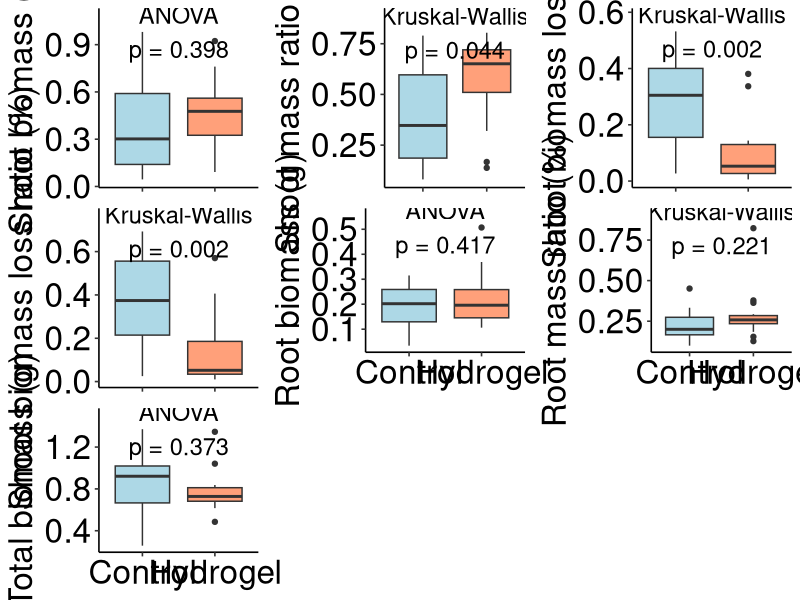
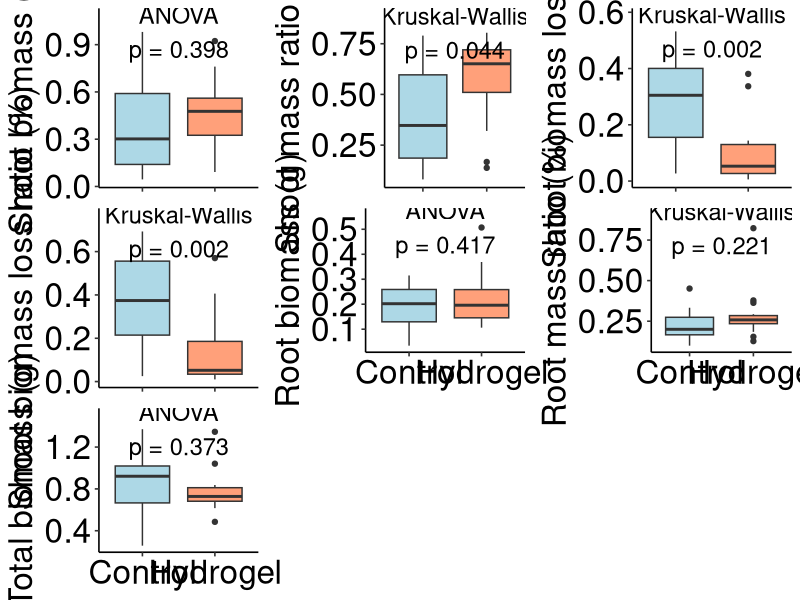

Write the R code that produced these figures, in order. (Note: this script raises an error after producing the figures.)
################################################################################
################################################################################
#########################     Hydrogel Study      ##############################
##################     Greenhouse - Lovegrass - Weight Data ####################
#########################   University of Florida   ############################
#########################     Gage LaPierre      ###############################
#########################     2022 - 2025        ###############################
################################################################################
################################################################################

######################### Clears Environment & History   ########################
rm(list=ls(all=TRUE))
cat("\014")

#########################     Installs Packages    ##############################
list.of.packages <- c("tidyverse", "car", "gridExtra", "rstatix") # Added rstatix for easy post-hoc
new.packages <- list.of.packages[!(list.of.packages %in%
                                     installed.packages()[,"Package"])]
if(length(new.packages)) install.packages(new.packages)

# Load required libraries
library(tidyverse)
library(car)
library(gridExtra)
library(rstatix) # Load rstatix

# Load the dataset
data <- read.csv("Data/Polymer Study - Lovegrass Weight.csv")

# Convert categorical variables
data$Treatment <- as.factor(data$Treatment)

# Summary statistics
summary_stats <- data %>%
  group_by(Treatment) %>%
  summarise(across(c(Total.Weight, Root.Weight, Shoot.Weight, Lost.Weight,
                     Lost.Weight.., Root.., Shoot..),
                   list(mean = mean, sd = sd, median = median, min = min, max = max), na.rm = TRUE))
print(summary_stats)

# Check for normality
shapiro_results <- list(
  Total.Weight = shapiro.test(data$Total.Weight)$p.value,
  Root.Weight = shapiro.test(data$Root.Weight)$p.value,
  Shoot.Weight = shapiro.test(na.omit(data$Shoot.Weight))$p.value,
  Lost.Weight = shapiro.test(na.omit(data$Lost.Weight))$p.value,
  Lost.Weight.. = shapiro.test(data$Lost.Weight..)$p.value,
  Root.. = shapiro.test(data$Root..)$p.value,
  Shoot.. = shapiro.test(data$Shoot..)$p.value
)
print(shapiro_results)

# Determine test based on normality and store results
anova_results <- list()
test_type <- list()
# Store models for post-hoc analysis
models <- list()

for (metric in names(shapiro_results)) {
  if (shapiro_results[[metric]] > 0.05) {
    model <- aov(as.formula(paste(metric, "~ Treatment")), data = data)
    anova_results[[metric]] <- summary(model)[[1]][["Pr(>F)"]][1]
    test_type[[metric]] <- "ANOVA"
    models[[metric]] <- model # Store ANOVA model
  } else {
    model <- kruskal.test(as.formula(paste(metric, "~ Treatment")), data = data)
    anova_results[[metric]] <- model$p.value
    test_type[[metric]] <- "Kruskal-Wallis"
    models[[metric]] <- model # Store Kruskal-Wallis result (not a model object for post-hoc in the same way)
  }
}
print(anova_results)

# Define a mapping of metrics to desired y-axis labels.
y_labels <- c(
  "Total.Weight" = "Total biomass (g)",
  "Root.Weight" = "Root biomass (g)",
  "Shoot.Weight" = "Shoot biomass (g)",
  "Lost.Weight" = "Shoot biomass loss (g)",
  "Lost.Weight.." = "Shoot biomass loss ratio (%)",
  "Root.." = "Root mass ratio (%)",
  "Shoot.." = "Shoot mass ratio (%)"
)

# Function to create boxplots and annotate significance and test type
create_boxplot <- function(metric, p_value, test_used, y_label) {
  plot <- ggplot(data, aes(x = Treatment, y = !!sym(metric), fill = Treatment)) +
    geom_boxplot() +
    scale_fill_manual(values = c("lightblue", "#FFA07A")) +
    scale_x_discrete(labels = c("NP" = "Control", "P" = "Hydrogel")) +
    theme_classic(base_size = 12) +
    labs(x = NULL, y = y_labels[[metric]]) + # x-axis title is NULL for all plots initially
    theme(
      legend.position = "none",
      panel.background = element_rect(fill = "transparent", color = NA),
      plot.background = element_rect(fill = "transparent", color = NA),
      axis.text.x = element_text(size = 12 * 2, color = "black"), # Default x-axis ticks are visible
      axis.text.y = element_text(size = 12 * 2, color = "black"),
      axis.title.x = element_text(size = 12 * 2, color = "black"),
      axis.title.y = element_text(size = 12 * 2, color = "black")
    ) +
    coord_cartesian(ylim = c(NA, max(data[[metric]], na.rm = TRUE) * 1.1)) +
    annotate(
      "text",
      x = 1.5,
      y = max(data[[metric]], na.rm = TRUE) * 1,
      label = paste0(test_used, "\np = ", round(p_value, 3)),
      size = 6
    )
  return(plot)
}

# Generate boxplots
# Create a named list of plots for easier reordering
all_boxplots_named <- lapply(names(anova_results), function(metric) {
  setNames(list(create_boxplot(metric, anova_results[[metric]], test_type[[metric]], metric)), metric)
}) %>%
  unlist(recursive = FALSE) # Unlist to get a flat named list of plots

# Define the desired order of metrics
desired_order_metrics <- c(
  "Shoot.Weight",
  "Shoot..",
  "Lost.Weight",
  "Lost.Weight..",
  "Root.Weight",
  "Root..",
  "Total.Weight"
)

# Reorder the boxplots list according to the desired order
boxplots_ordered <- all_boxplots_named[desired_order_metrics]

# --- MODIFICATION: Control x-axis labels for combined plot ---
n_plots <- length(boxplots_ordered) # Use the length of the ordered list
n_cols <- 3 # Desired number of columns
n_rows <- ceiling(n_plots / n_cols)

# Identify plots that should keep their x-axis labels (bottom row of each column)
plots_to_keep_labels <- c()
for (col_idx in 1:n_cols) {
  # Get all plot indices that fall into this column when arranged row-by-row
  potential_column_indices <- seq(col_idx, n_plots, by = n_cols)
  if (length(potential_column_indices) > 0) {
    plots_to_keep_labels <- c(plots_to_keep_labels, tail(potential_column_indices, 1))
  }
}

# Modify themes for plots not in the bottom row of their respective columns
for (i in seq_along(boxplots_ordered)) { # Iterate through the ordered list
  if (!(i %in% plots_to_keep_labels)) {
    boxplots_ordered[[i]] <- boxplots_ordered[[i]] +
      theme(axis.text.x = element_blank(), # Remove x-axis tick labels
            axis.title.x = element_blank()) # Ensure x-axis title is also blank
  }
}

# Print all plots (as before, for individual display if desired)
do.call(grid.arrange, c(boxplots_ordered))

# Save all boxplots into one high-quality figure
combined_plot <- do.call(grid.arrange, c(boxplots_ordered, ncol=n_cols)) # Use the ordered list

# Save the combined plot as a high-quality PNG
ggsave(
  filename = "Figures/Greenhouse/combined_greenhouse_biomass_boxplots.png",
  plot = combined_plot,
  width = 10, # Adjusted width for 2 columns
  height = 14, # Adjusted height for 4 rows
  dpi = 300,
  bg = "white" # Set background to white for the combined figure
)
print("\nAll greenhouse biomass boxplots combined and saved to 'Figures/Greenhouse/combined_greenhouse_biomass_boxplots.png'")

# --- NEW: Summary of all ANOVA/Kruskal Tests ---
print("\n--- Summary of Greenhouse Statistical Test Results (ANOVA/Kruskal-Wallis) ---")
summary_table_greenhouse <- tibble(
  Metric = names(anova_results),
  Test_Used = unlist(test_type),
  P_Value = unlist(anova_results)
) %>%
  mutate(
    P_Value = round(P_Value, 3), # Round p-values for display
    Significance = ifelse(P_Value < 0.05, "*", "") # Add a significance indicator
  )
print(summary_table_greenhouse)
write.csv(summary_table_greenhouse, "greenhouse_statistical_summary.csv", row.names = FALSE)
print("Summary table saved to 'greenhouse_statistical_summary.csv'")

# --- NEW: Post-hoc Tests ---
print("\n--- Greenhouse Post-hoc Test Results ---")
post_hoc_results <- list()

for (metric in names(anova_results)) {
  # Post-hoc tests are typically only meaningful for tests with p < 0.05
  if (anova_results[[metric]] < 0.05) {
    if (test_type[[metric]] == "ANOVA") {
      # For ANOVA, perform pairwise t-test
      pairwise_test <- data %>%
        pairwise_t_test(as.formula(paste(metric, "~ Treatment")), p.adjust.method = "bonferroni")
      post_hoc_results[[metric]] <- pairwise_test
      print(paste0("Post-hoc for ", metric, " (ANOVA - Difference in Means):"))
      # Explicitly select and print key columns for clarity
      print(pairwise_test %>% select(group1, group2, estimate, p.adj))
    } else if (test_type[[metric]] == "Kruskal-Wallis") {
      # For Kruskal-Wallis, use wilcox.test from base R to get Hodges-Lehmann estimate and CI
      # and pairwise_wilcox_test from rstatix for adjusted p-value.
      
      # Perform Wilcoxon rank sum test to get Hodges-Lehmann estimate and CI
      # Ensure data is filtered for the current metric and groups
      group_data <- data %>% select(Treatment, !!sym(metric)) %>% drop_na()
      
      # Assuming 'NP' is control and 'P' is hydrogel applied
      # Adjust order if 'P' should be subtracted from 'NP'
      wilcox_base_test <- wilcox.test(
        x = group_data %>% filter(Treatment == "NP") %>% pull(!!sym(metric)),
        y = group_data %>% filter(Treatment == "P") %>% pull(!!sym(metric)),
        conf.int = TRUE,
        conf.level = 0.95 # You can adjust confidence level if needed
      )
      
      # Get adjusted p-value from rstatix's pairwise_wilcox_test
      pairwise_rstatix_test <- data %>%
        pairwise_wilcox_test(as.formula(paste(metric, "~ Treatment")), p.adjust.method = "bonferroni")
      
      # Extract relevant info and rename for consistency
      # Find the row corresponding to the "NP" vs "P" comparison
      p_adj_value <- pairwise_rstatix_test %>%
        filter(group1 == "NP" & group2 == "P") %>%
        pull(p.adj)
      
      formatted_result <- tibble(
        group1 = "NP",
        group2 = "P",
        estimate = wilcox_base_test$estimate, # Hodges-Lehmann estimate
        conf.low = wilcox_base_test$conf.int[1],
        conf.high = wilcox_base_test$conf.int[2],
        p.adj = p_adj_value
      )
      
      post_hoc_results[[metric]] <- formatted_result # Store the modified tibble
      print(paste0("Post-hoc for ", metric, " (Kruskal-Wallis - Hodges-Lehmann Estimate and CI):"))
      # Explicitly select and print key columns for clarity, now including 'estimate' and CI
      print(formatted_result %>% select(group1, group2, estimate, conf.low, conf.high, p.adj))
    }
  } else {
    print(paste0("No significant differences for ", metric, " (p = ", round(anova_results[[metric]], 3), "). No post-hoc test performed."))
  }
}

# Save post-hoc results if any
if (length(post_hoc_results) > 0) {
  # Combine all post-hoc results into a single data frame for saving
  all_post_hoc_df <- bind_rows(post_hoc_results, .id = "Metric")
  write.csv(all_post_hoc_df, "greenhouse_post_hoc_summary.csv", row.names = FALSE)
  print("\nPost-hoc results saved to 'greenhouse_post_hoc_summary.csv'")
} else {
  print("\nNo significant results from ANOVA/Kruskal-Wallis, so no post-hoc tests were performed or saved.")
}

